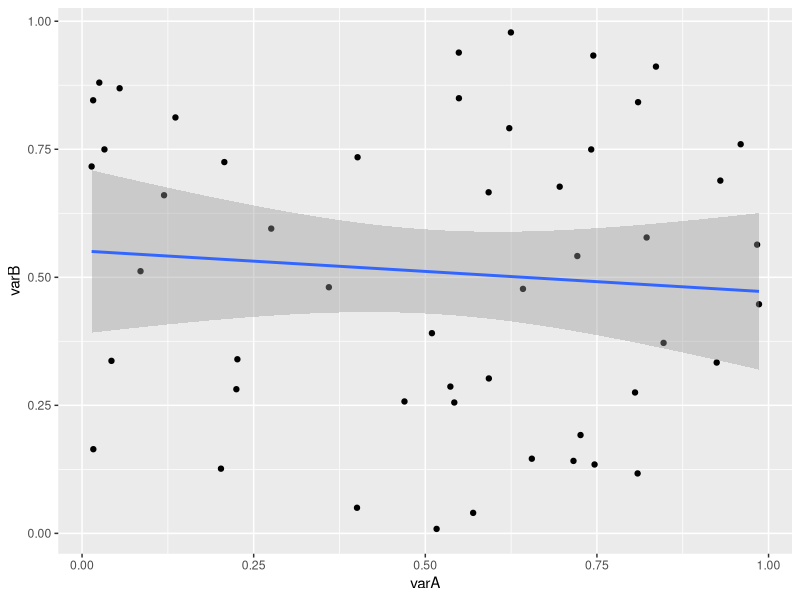
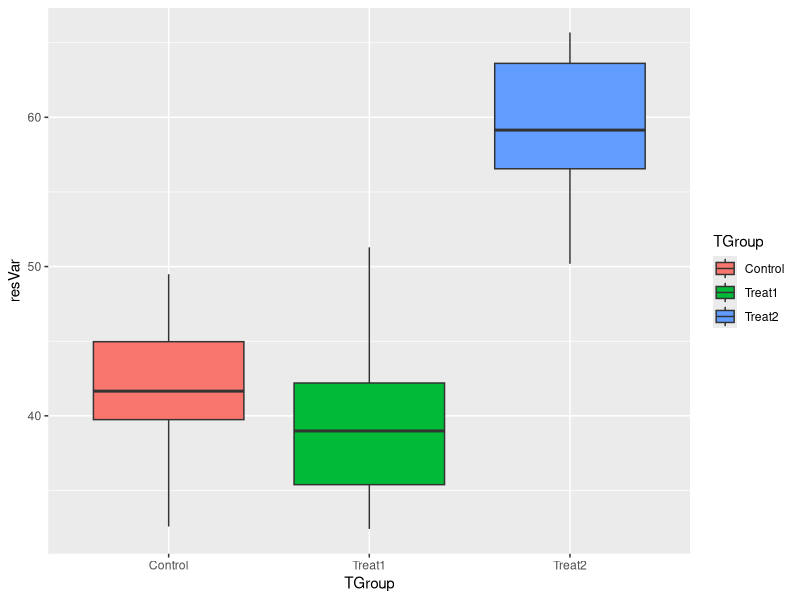
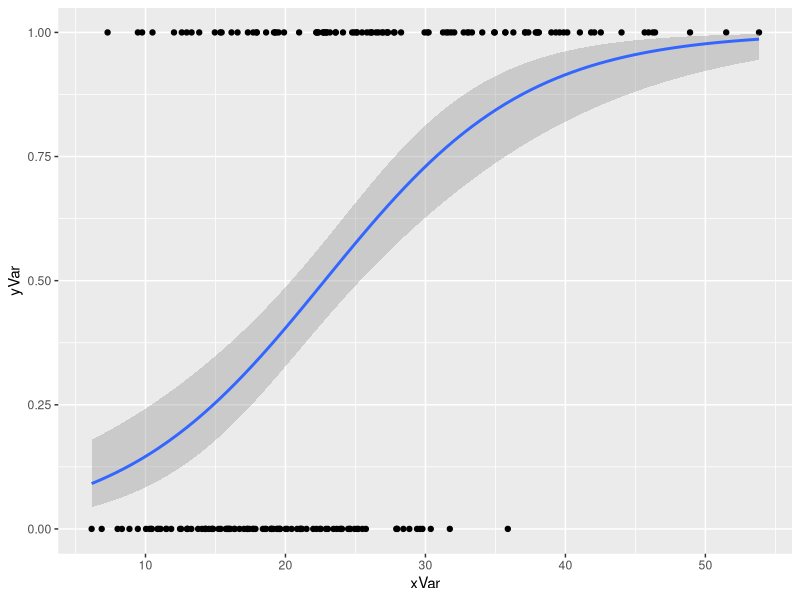
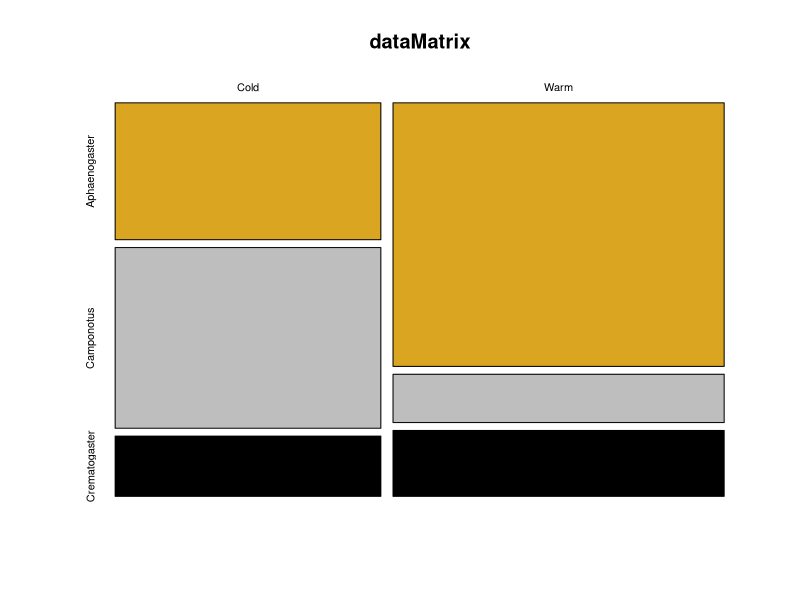
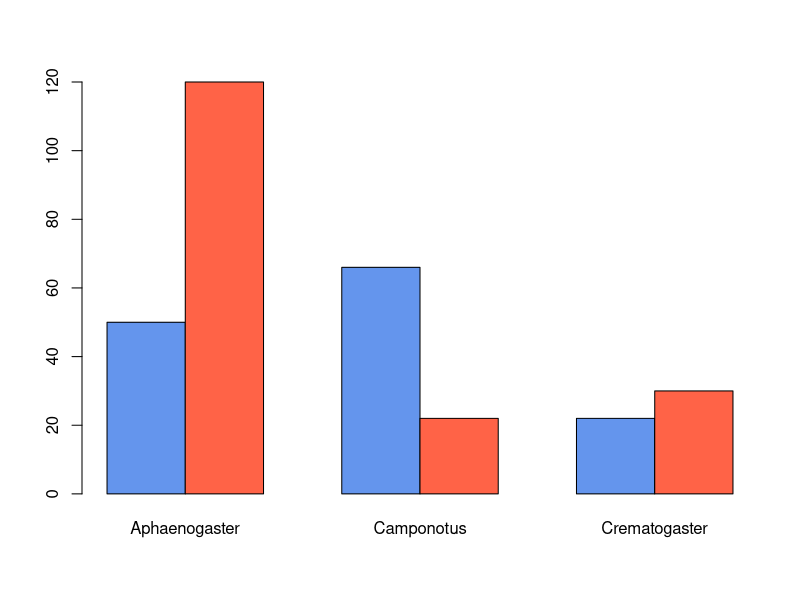
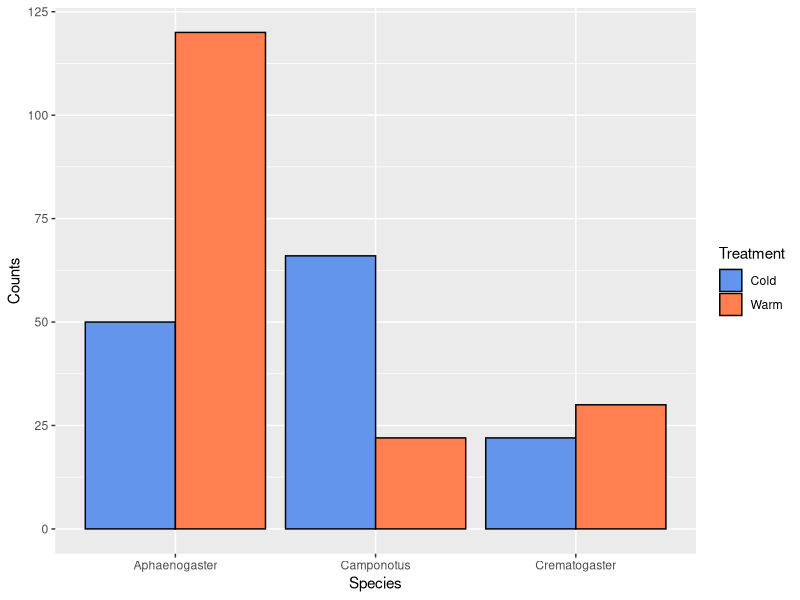

Write the R code that produced these figures, in order.
## ---- chunk 1
knitr::opts_chunk$set(eval = FALSE)
## ---- chunk 2
library(tidyverse)
n = 50  # number of observations (rows)


varA <- runif(n) # random uniform values (independent)
varB <- runif(n) # a second random column (dependent)
varC <- 5.5 + varA*10 # a noisy linear relationship with varA
ID <- seq_len(n) # creates a sequence from 1:n (if n > 0!)
regData <- data.frame(ID,varA,varB,varC)
head(regData)
str(regData)
## ---- chunk 3
# model
regModel <- lm(varB~varA,data=regData)

# model output
regModel # printed output is sparse
str(regModel) # complicated, but has "coefficients"
head(regModel$residuals) # contains residuals

# 'summary' of model has elements
summary(regModel) # 
summary(regModel)$coefficients
str(summary(regModel))

# best to examine entire matrix of coefficients:
summary(regModel)$coefficients[] #shows all

# can pull results from this, but a little wordy
summary(regModel)$coefficients[1,4]   #p value for intercept
summary(regModel)$coefficients["(Intercept)","Pr(>|t|)"] # uggh


# alternatively unfurl this into a 1D atomic vector with names
z <- unlist(summary(regModel))
str(z)
z
z$coefficients7

# grab what we need and put into a tidy  list

regSum <- list(intercept=z$coefficients1,
               slope=z$coefficients2,
               interceptP=z$coefficients7,
               slopeP=z$coefficients8,
               r2=z$r.squared)

# much easier to query and use
print(regSum)
regSum$r2
regSum[[5]]

## ---- chunk 4
regPlot <- ggplot(data=regData,aes(x=varA,y=varB)) +
           geom_point() +
           stat_smooth(method=lm,se=0.99) # default se=0.95 
print(regPlot)
# ggsave(filename="Plot1.pdf",plot=regPlot,device="pdf")
## ---- chunk 5
nGroup <- 3 # number of treatment groups
nName <- c("Control","Treat1", "Treat2") # names of groups
nSize <- c(12,17,9) # number of observations in each group
nMean <- c(40,41,60) # mean of each group
nSD <- c(5,5,5) # standardd deviation of each group

ID <- 1:(sum(nSize)) # id vector for each row
resVar <- c(rnorm(n=nSize[1],mean=nMean[1],sd=nSD[1]),
            rnorm(n=nSize[2],mean=nMean[2],sd=nSD[2]),
            rnorm(n=nSize[3],mean=nMean[3],sd=nSD[3]))
TGroup <- rep(nName,nSize)
ANOdata <- data.frame(ID,TGroup,resVar)
str(ANOdata)
## ---- chunk 6
ANOmodel <- aov(resVar~TGroup,data=ANOdata)
print(ANOmodel)
print(summary(ANOmodel))
z <- summary(ANOmodel)
str(z)
aggregate(resVar~TGroup,data=ANOdata,FUN=mean)
unlist(z)
unlist(z)[7]
ANOsum <- list(Fval=unlist(z)[7],probF=unlist(z)[9])
ANOsum


## ---- chunk 7
ANOPlot <- ggplot(data=ANOdata,aes(x=TGroup,y=resVar,fill=TGroup)) +
           geom_boxplot()
print(ANOPlot)
# ggsave(filename="Plot2.pdf",plot=ANOPlot,device="pdf")
## ---- chunk 8

xVar <- sort(rgamma(n=200,shape=5,scale=5))
yVar <- sample(rep(c(1,0),each=100),prob=seq_len(200))
lRegData <- data.frame(xVar,yVar)

## ---- chunk 9
lRegModel <- glm(yVar ~ xVar,
                 data=lRegData,
                 family=binomial(link=logit))
summary(lRegModel)
summary(lRegModel)$coefficients

## ---- chunk 10
lRegPlot <- ggplot(data=lRegData, aes(x=xVar,y=yVar)) +
            geom_point() +
            stat_smooth(method=glm, method.args=list(family=binomial))
print(lRegPlot)
   
## ---- chunk 11
# integer counts of different data groups
vec1 <- c(50,66,22)
vec2 <- c(120,22,30)
dataMatrix <- rbind(vec1,vec2)
rownames(dataMatrix) <- c("Cold","Warm")
colnames(dataMatrix) <-c("Aphaenogaster",
                         "Camponotus",
                         "Crematogaster")
str(dataMatrix)
## ---- chunk 12
print(chisq.test(dataMatrix))
## ---- chunk 13
# some simple plots using baseR
mosaicplot(x=dataMatrix,
           col=c("goldenrod","grey","black"),
           shade=FALSE)
barplot(height=dataMatrix,
        beside=TRUE,
        col=c("cornflowerblue","tomato"))


dFrame <- as.data.frame(dataMatrix)
dFrame <- cbind(dFrame,list(Treatment=c("Cold","Warm")))
dFrame <- gather(dFrame,key=Species,Aphaenogaster:Crematogaster,value=Counts) 

p <- ggplot(data=dFrame,aes(x=Species,y=Counts,fill=Treatment)) + geom_bar(stat="identity",position="dodge",color=I("black")) +
  scale_fill_manual(values=c("cornflowerblue","coral"))
print(p)
